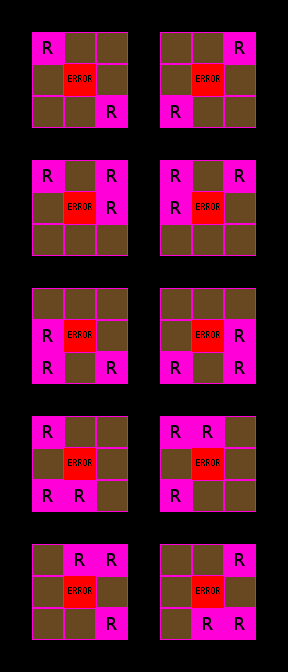

This is a level from a 2D game, rendered from its Tiled map with the project's own tilesets. A one-line summary and the map file follow, with tile-layer data summarised:
An orthogonal 9x21 tile map with 32x32 px tiles, 3 tile layers (Regions, Input_set, Output_Error), 5 tilesets.

<map version="1.0" orientation="orthogonal" width="9" height="21" tilewidth="32" tileheight="32">
 <tileset firstgid="1" name="Woodland" tilewidth="32" tileheight="32">
  <image source="../../graphics/tiles/Woodland_ground.png" width="512" height="512" />
 </tileset>
 <tileset firstgid="257" name="Collision" tilewidth="32" tileheight="32">
  <image source="../../graphics/tiles/collision.png" width="64" height="32" />
 </tileset>
 <tileset firstgid="259" name="set_rules" tilewidth="32" tileheight="32">
  <image source="../../graphics/tiles/set_rules.png" width="64" height="64" />
 </tileset>
 <tileset firstgid="263" name="set_woodland" tilewidth="32" tileheight="32">
  <image source="../../graphics/tiles/set_woodland.png" width="512" height="320" />
 </tileset>
 <tileset firstgid="423" name="Woodland_village" tilewidth="32" tileheight="32">
  <image source="../../graphics/tiles/Woodland_village.png" width="512" height="512" />
 </tileset>
 <layer name="Regions" width="9" height="21">
  <data>[189 cells, 90 non-empty, 1 distinct tile ids]</data>
 </layer>
 <layer name="Input_set" width="9" height="21">
  <data>[189 cells, 62 non-empty, 1 distinct tile ids]</data>
 </layer>
 <layer name="Output_Error" width="9" height="21">
  <data>[189 cells, 10 non-empty, 1 distinct tile ids]</data>
 </layer>
</map>
